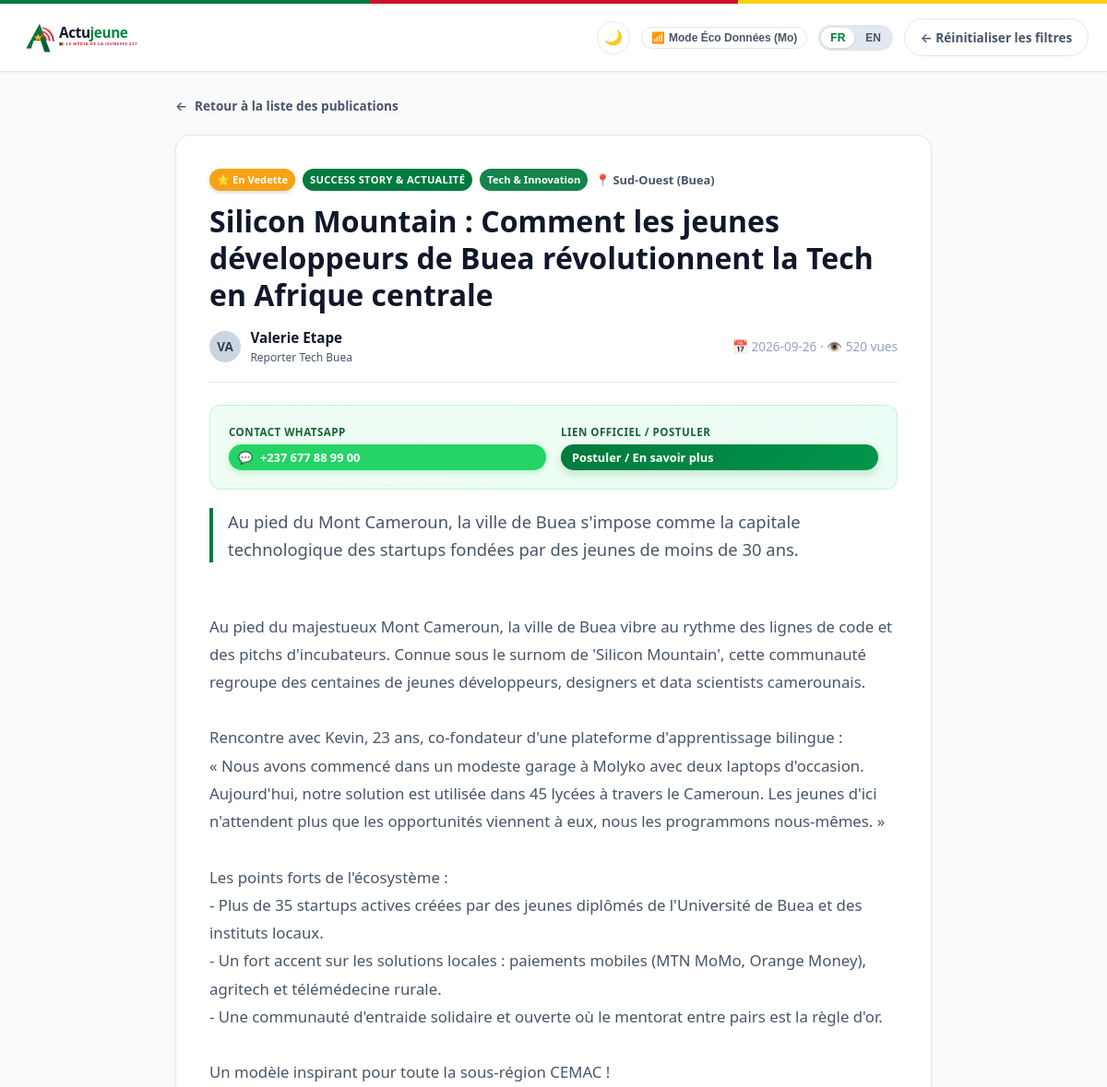
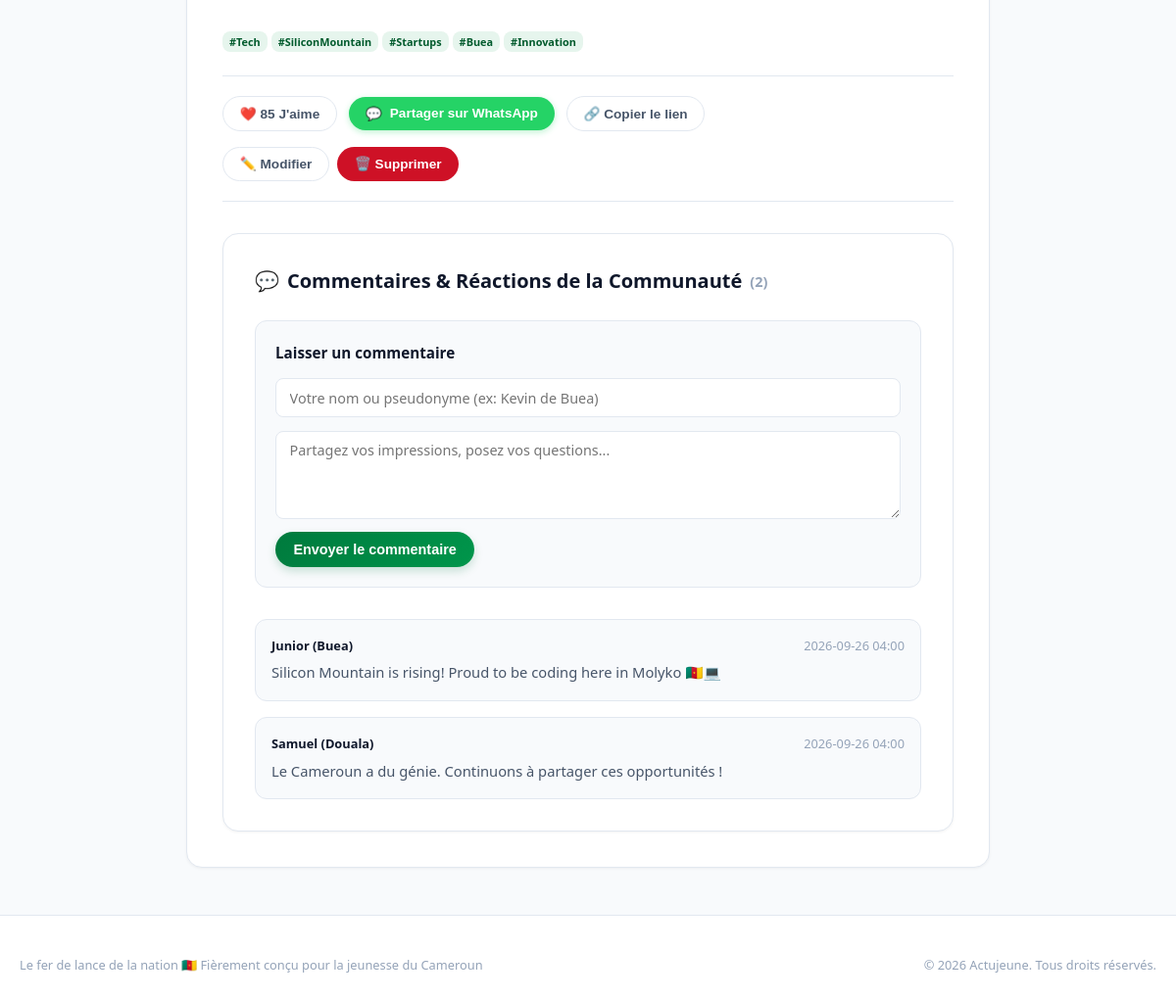
/post/1, run on the app's committed database (2 pictures, top to bottom).
### tables this page shows
CREATE TABLE posts (
            id INTEGER PRIMARY KEY AUTOINCREMENT,
            title TEXT NOT NULL,
            summary TEXT NOT NULL,
            content TEXT NOT NULL,
            category TEXT NOT NULL,
            region TEXT NOT NULL,
            author_name TEXT NOT NULL,
            author_role TEXT DEFAULT 'Jeune Reporter',
            image_url TEXT,
            tags TEXT,
            opportunity_type TEXT DEFAULT 'story',
            deadline TEXT,
            remuneration_fcfa TEXT,
            contact_whatsapp TEXT,
            apply_link TEXT,
            likes_count INTEGER DEFAULT 0,
            views_count INTEGER DEFAULT 0,
            is_featured INTEGER DEFAULT 0,
            status TEXT DEFAULT 'published',
            created_at TIMESTAMP DEFAULT CURRENT_TIMESTAMP,
            updated_at TIMESTAMP DEFAULT CURRENT_TIMESTAMP
        );

CREATE TABLE comments (
            id INTEGER PRIMARY KEY AUTOINCREMENT,
            post_id INTEGER NOT NULL,
            author_name TEXT NOT NULL,
            content TEXT NOT NULL,
            created_at TIMESTAMP DEFAULT CURRENT_TIMESTAMP,
            FOREIGN KEY (post_id) REFERENCES posts (id) ON DELETE CASCADE
        );

### app/main.py (the view)
@app.get("/post/{post_id}", response_class=HTMLResponse)
async def post_page(request: Request, post_id: int):
    post = crud.get_post_by_id(post_id, increment_views=True)
    if not post:
        raise HTTPException(status_code=404, detail="Publication non trouvée / Post not found")
    comments = crud.get_comments(post_id)
    return templates.TemplateResponse(
        request=request,
        name="post_detail.html",
        context={"post": post, "comments": comments}
    )

### app/templates/post_detail.html (shortened to what this page needs)
<!DOCTYPE html>
<html lang="fr">
<head>
  <link rel="stylesheet" href="/static/css/style.css">
</head>
<body>
  <header class="navbar">
    <div class="nav-container">
      <a href="/" class="brand-wrapper" title="Actujeune - La Voix de la Jeunesse 237">
        <img src="/static/images/logo.svg" alt="Actujeune 🇨🇲" style="height: 46px; width: auto; max-width: 220px;" />
      </a>
      <div class="nav-actions">
        <button id="btnThemeToggle" class="btn-theme-toggle" aria-label="Mode sombre / clair" title="Mode sombre / clair">
          <span id="themeIcon">🌙</span>
        </button>
        <button id="btnDataSaver" class="btn-data-saver">
          <span>📶</span>
          <span data-i18n="dataSaverToggle">Mode Éco (Mo)</span>
        </button>
        <div class="lang-switcher">
          <button id="btnLangFr" class="lang-btn active">FR</button>
          <button id="btnLangEn" class="lang-btn">EN</button>
        </div>
        <a href="/" class="btn-secondary">
          <span>&larr;</span>
          <span data-i18n="clearFilters">Retour aux actualités</span>
        </a>
      </div>
    </div>
  </header>
  <main class="detail-container">
    <a href="/" class="btn-back">
      <span>&larr;</span>
      <span>Retour à la liste des publications</span>
    </a>
    <article class="detail-article">
      <div class="detail-content-wrap">
        <div class="detail-header">
          <div style="display: flex; gap: 8px; align-items: center; margin-bottom: 0.75rem; flex-wrap: wrap;">
            {% if post.is_featured %}
            <span class="badge-featured" data-i18n="featuredBadge">⭐ En Vedette</span>
            {% endif %}
            {% if post.opportunity_type == 'concours' %}
            <span class="badge-opp-type badge-opp-concours" data-i18n="oppTypeConcours">Concours Grandes Écoles</span>
            {% elif post.opportunity_type == 'bourse' %}
            <span class="badge-opp-type badge-opp-bourse" data-i18n="oppTypeBourse">Bourse & Financement</span>
            {% elif post.opportunity_type == 'emploi_stage' %}
            <span class="badge-opp-type badge-opp-emploi" data-i18n="oppTypeEmploi">Stage & Emploi</span>
            {% else %}
            <span class="badge-opp-type badge-opp-story" data-i18n="oppTypeStory">Success Story</span>
            {% endif %}
            <span class="badge-category">{{ post.category }}</span>
            <span style="font-size: 0.8rem; color: var(--text-secondary); font-weight: 600;">📍 {{ post.region }}</span>
          </div>
          <h1 class="detail-title">{{ post.title }}</h1>
          <div style="display: flex; align-items: center; justify-content: space-between; font-size: 0.85rem; color: var(--text-muted); flex-wrap: wrap; gap: 0.5rem; padding-bottom: 1rem; border-bottom: 1px solid var(--border-color);">
            <div style="display: flex; align-items: center; gap: 0.65rem;">
              <div class="author-avatar" style="width: 34px; height: 34px; font-size: 0.85rem;">
                {{ post.author_name[:2].upper() }}
              </div>
              <div>
                <strong style="color: var(--text-primary); font-size: 0.95rem;">{{ post.author_name }}</strong>
                <span style="display: block; font-size: 0.75rem; color: var(--text-secondary);">{{ post.author_role or 'Jeune Reporter' }}</span>
              </div>
            </div>
            <div>
              <span>📅 {{ post.created_at[:10] }}</span> &middot;
              <span>👁️ {{ post.views_count }} <span data-i18n="views">vues</span></span>
            </div>
          </div>
        </div>
        {% if post.deadline or post.remuneration_fcfa or post.contact_whatsapp or post.apply_link %}
        <div class="opportunity-meta-box">
          {% if post.contact_whatsapp %}
          <div class="opp-meta-item">
            <span class="opp-meta-label" data-i18n="labelContactWhatsApp">Contact WhatsApp</span>
            <a href="https://api.whatsapp.com/send?phone={{ post.contact_whatsapp|replace(' ', '')|replace('+', '') }}&text=Bonjour,%20je%20vous%20contacte%20depuis%20Actujeune%20au%20sujet%20de%20:%20{{ post.title }}" target="_blank" class="btn-whatsapp" style="padding: 4px 10px; font-size: 0.8rem; margin-top: 2px;">
              <span>💬</span>
              <span>{{ post.contact_whatsapp }}</span>
            </a>
          </div>
          {% endif %}
          {% if post.apply_link %}
          <div class="opp-meta-item">
            <span class="opp-meta-label" data-i18n="labelApplyLink">Lien Officiel</span>
            <a href="{{ post.apply_link }}" target="_blank" rel="noopener noreferrer" class="btn-primary" style="padding: 4px 12px; font-size: 0.8rem; margin-top: 2px;">
              <span data-i18n="btnApplyNow">Postuler / En savoir plus &rarr;</span>
            </a>
          </div>
          {% endif %}
        </div>
        {% endif %}
        <div class="detail-lead">
          {{ post.summary }}
        </div>
        <div class="detail-body">
          {{ post.content }}
        </div>
        {% if post.tags %}
        <div class="post-tags" style="margin: 1.5rem 0;">
          {% for tag in post.tags.split(',') %}
          <span class="post-tag">#{{ tag.strip() }}</span>
          {% endfor %}
        </div>
        {% endif %}
        <div class="detail-toolbar">
          <div style="display: flex; gap: 0.75rem; align-items: center; flex-wrap: wrap;">
            <button class="btn-secondary" id="btnLikeDetail" onclick="toggleDetailLike({{ post.id }})">
              <span>❤️</span>
              <span id="detailLikesCount">{{ post.likes_count }}</span>
              <span data-i18n="like">J'aime</span>
            </button>
            <button class="btn-whatsapp" onclick="shareWhatsAppDetail()">
              <span>💬</span>
              <span data-i18n="btnWhatsAppShare">Partager sur WhatsApp</span>
            </button>
            <button class="btn-secondary" onclick="shareDetailPost()">
              <span>🔗</span>
              <span data-i18n="share">Copier le lien</span>
            </button>
          </div>
          <div style="display: flex; gap: 0.5rem;">
            <button class="btn-secondary" onclick="openDetailEditModal()">
              <span>✏️</span>
              <span data-i18n="edit">Modifier</span>
            </button>
            <button class="btn-danger" onclick="openDetailDeleteModal()">
              <span>🗑️</span>
              <span data-i18n="delete">Supprimer</span>
            </button>
          </div>
        </div>
        <section class="comments-section" id="comments">
          <h3 class="comments-header">
            <span>💬</span>
            <span data-i18n="commentsTitle">Commentaires & Réactions</span>
            <span style="font-size: 0.9rem; color: var(--text-muted);" id="commentsCountLabel">({{ comments|length }})</span>
          </h3>
          <form class="comment-form" id="commentForm">
            <h4 data-i18n="leaveComment" style="font-size: 0.95rem; font-weight: 700;">Laisser un commentaire</h4>
            <div class="form-group">
              <input type="text" id="commentAuthor" class="form-control" required placeholder="Votre nom ou pseudonyme (ex: Yannick - Buea)" data-i18n-placeholder="commentNamePlaceholder">
            </div>
            <div class="form-group">
              <textarea id="commentContent" class="form-control" rows="3" required placeholder="Partagez vos impressions ou vos encouragements..." data-i18n-placeholder="commentContentPlaceholder"></textarea>
            </div>
            <div>
              <button type="submit" class="btn-primary" id="btnSubmitComment">
                <span data-i18n="btnSendComment">Envoyer le commentaire</span>
              </button>
            </div>
          </form>
          <div class="comment-list" id="commentsList">
            {% if comments %}
              {% for comment in comments %}
              <div class="comment-item">
                <div class="comment-meta">
                  <span class="comment-author">{{ comment.author_name }}</span>
                  <span>{{ comment.created_at[:16] }}</span>
                </div>
                <p class="comment-text">{{ comment.content }}</p>
              </div>
              {% endfor %}
            {% else %}
              <p style="color: var(--text-muted); text-align: center; padding: 1.5rem;" id="noCommentsMsg" data-i18n="noCommentsYet">Soyez le premier à commenter cette publication !</p>
            {% endif %}
          </div>
        </section>
      </div>
    </article>
  </main>
  <footer class="footer">
    <div class="footer-inner">
      <div class="footer-bottom" style="border:none; padding-top:0;">
        <span data-i18n="proudlyCameroon">Le fer de lance de la nation 🇨🇲 Fièrement conçu pour la jeunesse du Cameroun</span>
        <span>&copy; 2026 Actujeune. <span data-i18n="footerCopy">Tous droits réservés.</span></span>
      </div>
    </div>
  </footer>
</body>
</html>

### data on the page
posts: category "Tech & Innovation", region "Sud-Ouest (Buea)", title "Silicon Mountain : Comment les jeunes développeurs de Buea révolutionnent la Tech en Afrique centrale", author_name "VA", author_name "Valerie Etape", author_role "Reporter Tech Buea", created_at "2026-09-26", views_count "520", contact_whatsapp "+237 677 88 99 00", summary "Au pied du Mont Cameroun, la ville de Buea s'impose comme la capitale technologique des startups fondées par des jeunes de moins de 30 ans.", content "Au pied du majestueux Mont Cameroun, la ville de Buea vibre au rythme des lignes de code et des pitchs d'incubateurs. Connue sous le surnom de 'Silicon Mountain', cette communauté regroupe des centaines de jeunes développeurs, designers et data scientists camerounais. Rencontre avec Kevin, 23 ans, co-fondateur d'une plateforme d'apprentissage bilingue : « Nous avons commencé dans un modeste garage à Molyko avec deux laptops d'occasion. Aujourd'hui, notre solution est utilisée dans 45 lycées à travers le Cameroun. Les jeunes d'ici n'attendent plus que les opportunités viennent à eux, nous les programmons nous-mêmes. » Les points forts de l'écosystème : - Plus de 35 startups actives créées…", likes_count "85"
comments: author_name "Junior (Buea)", created_at "2026-09-26 04:00", content "Silicon Mountain is rising! Proud to be coding here in Molyko 🇨🇲💻"
comments: author_name "Samuel (Douala)", created_at "2026-09-26 04:00", content "Le Cameroun a du génie. Continuons à partager ces opportunités !"

### other printed values
{{ tag.strip() }} "Tech" "SiliconMountain" "Startups" "Buea" "Innovation"
{{ comments|length }} "2"
